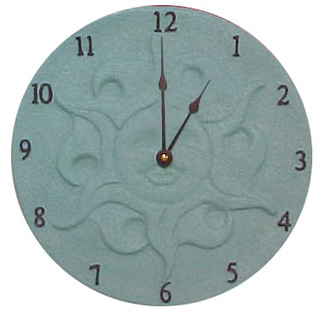
%> input picture clock001.jpg, 320 x 320 px
$ octave final2.m   (GNU Octave 9; MATLAB toolbox functions it lacks are replaced by stand-ins)
%> lines starting %> are read from the running program, lines starting %| are printed output that depends on the picture; in (x1, y1, x2, y2) boxes, pixels count from 0 and x2, y2 are one past the last pixel; in counts of white or black regions, pixels touching at a corner belong together; the program's own positions count from 1
### edgescenters.m
function [edges,center,maxxy,minxy] = edgescenters(I,debugShow)
    %converts image to gray
    I = rgb2gray(I);
    I = imadjust(I);

    %shows for testing
    if debugShow
        figure;
        subplot(2,3,1);
        imshow(I);
        title('Orignal Image');
    end

    %get edges using sobel
    ImB=medfilt2(I,[5 5]);
    edges = edge(ImB,'sobel');

    %show for testing
    if debugShow
        subplot(2,3,2);
        imshow(edges);
        title('Sobel Edges');
    end

    se = strel('disk',10);
    EnhancedEdges = imdilate(edges, se);
    EdgeClean = bwareaopen(EnhancedEdges,1e3);

    %show for testing
    if debugShow
        subplot(2,3,3);
        imshow(EdgeClean);
        title('strel(edges)');
    end

    %get boundaries to get estimated center
    [B,~,N] = bwboundaries(EdgeClean,8,'noholes');

    %show for testing
    if debugShow
        subplot(2,3,4);
        imshow(I); hold on;
        title('Image boundaries');
        for k=1:length(B),
           boundary = B{k};
           if(k > N)
             plot(boundary(:,2), boundary(:,1), 'g','LineWidth',2);
           else
             plot(boundary(:,2), boundary(:,1), 'r','LineWidth',2);
           end
        end
    end

    [~,maxcellind] = max(cellfun(@numel,B));
    maxxy = max(B{maxcellind},[],1);
    minxy = min(B{maxcellind},[],1);

    %center (y,x)
    center = (maxxy + minxy) / 2;
    temp = center(2);
    center(2) = center(1);
    center(1) = temp;

    if debugShow
        subplot(2,3,5);
        imshow(I); hold on;
        scatter(center(1),center(2));
        title('detected center');
    end
end

### findarrows.m
function [finallines,longest,newcenter] = findarrows(I,edges,center,maxxy,minxy,debugShow)
    %convert image to gray
    I = rgb2gray(I);
    I = imadjust(I);

    %get hough lines
    [H, theta, rho] = hough(edges);
    peaks = houghpeaks(H,70,'threshold',ceil(0.01*max(H(:))));
    lines = houghlines(edges, theta, rho, peaks,'FillGap',30,'MinLength',40);

    %show for testing
    if debugShow
        figure;
        subplot(1,3,1);
        imshow(I), hold on
        title('hough lines with center detected');
        scatter(center(1),center(2));
    end

    min_len = 0.1*min(maxxy - minxy);
    max_len = 0;
    newlines = struct('point1',{},'point2',{});
    i=1;
    newcenter = zeros(1,2);
    %get closer center
    for k = 1:length(lines)
        D1 = [lines(k).point1;center];
        D2 = [lines(k).point2;center];
        if xor(pdist(D1) <= min_len , pdist(D2) <= min_len)
            i = i+1;
            if(pdist(D1) <= min_len)
                newcenter = newcenter + lines(k).point1;
            else
                newcenter = newcenter + lines(k).point2;
            end
        end
        xy = [lines(k).point1; lines(k).point2];
        len = norm(lines(k).point1 - lines(k).point2);
        if ( len > max_len)
          max_len = len;
          longestxy = xy;
          longest = lines(k);
        end
        if debugShow
            plot(xy(:,1),xy(:,2),'LineWidth',2,'Color','green');
        end
    end

    %show for testing
    if debugShow
        %longest line
        plot(longestxy(:,1),longestxy(:,2),'LineWidth',2,'Color','red');
    end

    %new center
    newcenter = newcenter/(i-1);
    min_len = min_len/2;
    max_len = 0;
    i=1;

    %show for testing
    if debugShow
        subplot(1,3,2);
        imshow(I), hold on
        title('Hough Lines with closer center');
        scatter(newcenter(1),newcenter(2));
    end

    %lines close to the new center
    for k = 1:length(lines)
        D1 = [lines(k).point1;newcenter];
        D2 = [lines(k).point2;newcenter];
        if xor(pdist(D1) <= min_len , pdist(D2) <= min_len)
            newlines(i).point1 = lines(k).point1;
            newlines(i).point2 = lines(k).point2;
            if(pdist(D1) <= min_len)
                newlines(i).point1 = newlines(i).point2
                newlines(i).point2 = newcenter;
            else
                newlines(i).point2 = newcenter;
            end
            xy = [newlines(i).point1; newlines(i).point2];
            len = norm(newlines(i).point1 - newlines(i).point2);
            if ( len > max_len)
              max_len = len;
              longestxy = xy;
              longest = newlines(i);
            end
            if debugShow
                plot(xy(:,1),xy(:,2),'LineWidth',2,'Color','green');
            end
            i=i+1;
        end
    end

    %show for testing
    if debugShow
        %longest line
        plot(longestxy(:,1),longestxy(:,2),'LineWidth',2,'Color','red');
    end

    %get the final lines and combine close ones based on angle
    finallines = struct('point1',{},'point2',{});

    %show for testing
    if debugShow
        subplot(1,3,3);
        imshow(I), hold on
        title('final arrows with merging detected');
        scatter(newcenter(1),newcenter(2));
    end

    max_len = 0;
    i=1;
    for k = 1:length(newlines)
        maxline = newlines(k);
        for j = 1:length(newlines)
            v1 = newlines(k).point2 - newlines(k).point1;
            v2 = newlines(j).point2 - newlines(j).point1;
            v1 = [v1 0];
            v2 = [v2 0];
            angle = atan2d(norm(cross(v1,v2)),dot(v1,v2)) + 360*(norm(cross(v1,v2))<0);
            check = true;
            for x=1:length(finallines)
                if isequal(newlines(k),finallines(x)) || isequal(newlines(j),finallines(x))
                    check = false;
                end
            end
            if angle <= 15 && k ~= j
                if ~check
                    break
                end
                D1 = [maxline.point1;maxline.point2];
                D2 = [newlines(j).point1;newlines(j).point2];
                if pdist(D1) < pdist(D2)
                    maxline = newlines(j);
                end
            end
        end
        if check
            finallines(i) = maxline;

            xy = [finallines(i).point1; finallines(i).point2];
            len = norm(finallines(i).point1 - finallines(i).point2);
            if ( len > max_len)
                max_len = len;
                longestxy = xy;
                longest = finallines(i);
            end
            %show for testing
            if debugShow
                plot(xy(:,1),xy(:,2),'LineWidth',2,'Color','green');
            end
            i = i+1;
        end
    end
    if debugShow
        %longest line
        plot(longestxy(:,1),longestxy(:,2),'LineWidth',2,'Color','red');
    end
end

### final2.m
clc
clear

%read Images
imagepath = 'clock001.jpg';
% [4 lines of commented-out code are left out]
I = imread(imagepath);
%> I is the input picture: size 320x320x3 uint8; mean R, G, B 164.7, 180.5, 179.6

debugShow = true; % When debug is true you can observe lines edges on clok image that are detected.
              % When debug is false code only shows readed time in below as output.
[edges,center,maxxy,minxy] = edgescenters(I,debugShow); %My function to detect center of clock image.
%> in edgescenters, `I = imadjust(I);`:
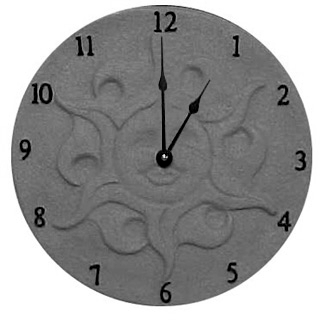
%> I: size 320x320 uint8; min 0, max 255, mean 151.4
%> in edgescenters, `edges = edge(ImB,'sobel');`:
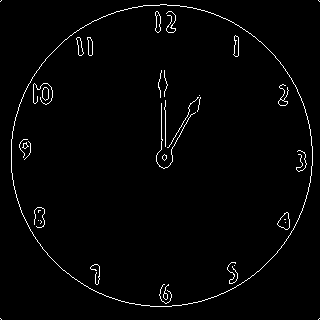
%> edges: size 320x320 logical; 1.9% white in thin lines or dots
%> in edgescenters, `EnhancedEdges = imdilate(edges, se);`:
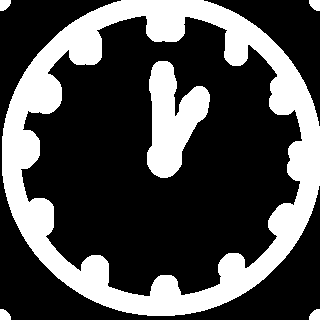
%> EnhancedEdges: size 320x320 logical; 30.2% white; 6 white regions, box (x1, y1, x2, y2) and area: (2, 0, 320, 316) 26234, (147, 61, 210, 178) 4278, (0, 0, 11, 11) 98, (309, 0, 320, 11) 98, (0, 309, 11, 320) 98, (309, 309, 320, 320) 98
%> in edgescenters, `EdgeClean = bwareaopen(EnhancedEdges,1e3);`:
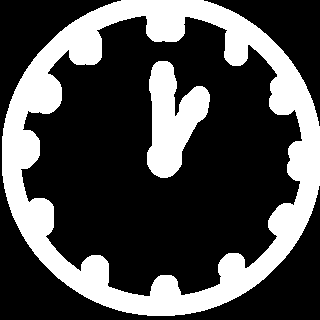
%> EdgeClean: size 320x320 logical; 29.8% white; 2 white regions, box (x1, y1, x2, y2) and area: (2, 0, 320, 316) 26234, (147, 61, 210, 178) 4278
%> in edgescenters, `[B,~,N] = bwboundaries(EdgeClean,8,'noholes');`: B = 2 boundaries; box (x1, y1, x2, y2) and points: (2, 0, 320, 316) 904, (147, 61, 210, 178) 328; N = 2
%> the loop in edgescenters, `for k=1:length(B),` made 2 passes
%> in edgescenters, `[~,maxcellind] = max(cellfun(@numel,B));`: maxcellind = 1
%> in edgescenters, `maxxy = max(B{maxcellind},[],1);`: maxxy = [316 320]
%> in edgescenters, `minxy = min(B{maxcellind},[],1);`: minxy = [1 3]
%> in edgescenters, `center = (maxxy + minxy) / 2;`: center = [158.5 161.5]
%> in edgescenters, `temp = center(2);`: temp = 161.5
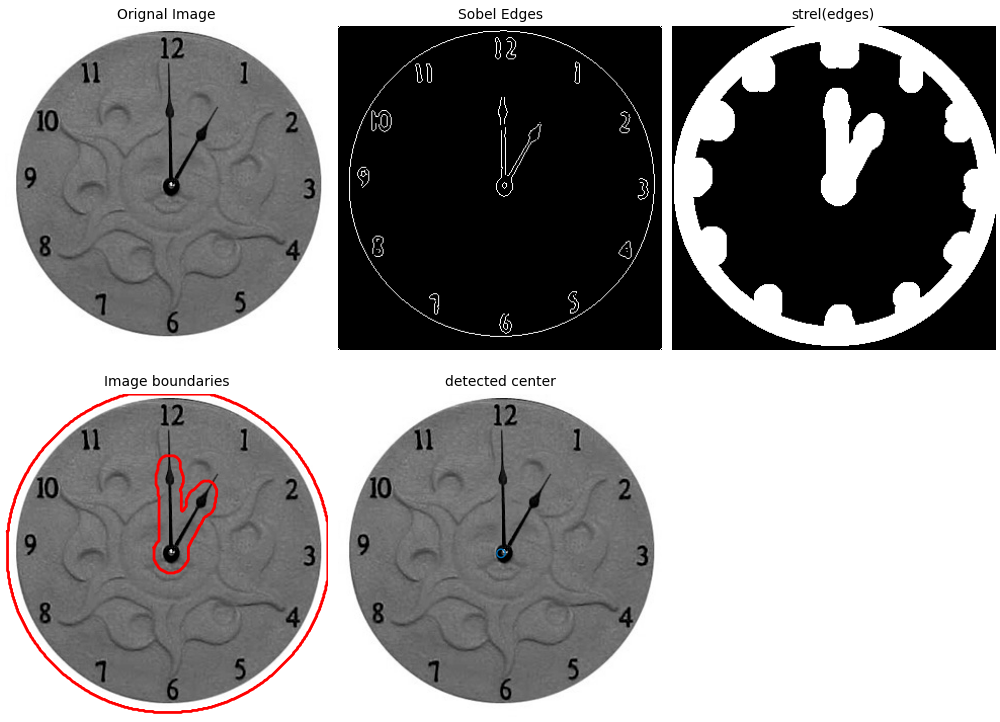
%> figure redrawn from the program's plot data, 5 panels
%> center = [161.5 158.5]; maxxy = [316 320]; minxy = [1 3]

[arrowslines,longest,center] = findarrows(I,edges,center,maxxy,minxy,debugShow); %My function to detect lines and edges on clock image.
%> in findarrows, `[H, theta, rho] = hough(edges);`:
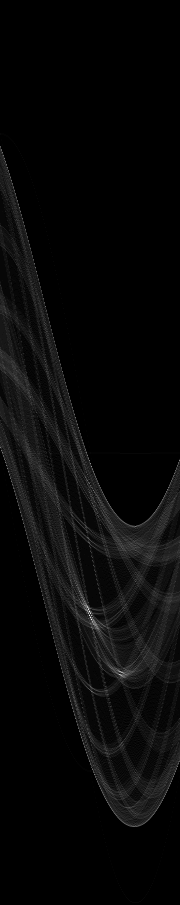
%> H: size 905x180 double; min 0, max 64, mean 2.2; drawn with min black and max white
%> in findarrows, `[H, theta, rho] = hough(edges);`: theta = 180 values from -90 to 89; rho = 905 values from -452 to 452
%> in findarrows, `peaks = houghpeaks(H,70,'threshold',ceil(0.01*max(H(:))));`: peaks = 70 rows, first 12: [612 90; 675 120; 622 93; 673 123; 467 92; 626 96; 606 85; 461 180; 469 8; 592 80; 775 95; 527 136]
%> in findarrows, `lines = houghlines(edges, theta, rho, peaks,'FillGap',30,'MinLength',4..`: lines = 13 lines; longest, point1 to point2 (x, y): (161, 74) to (163, 168), (162, 168) to (201, 99), (159, 83) to (173, 160), (158, 163) to (200, 104), (169, 167) to (193, 103), (159, 83) to (174, 147)
%> in findarrows, `min_len = 0.1*min(maxxy - minxy);`: min_len = 31.5
%> the loop in findarrows, `for k = 1:length(lines)` made 13 passes
%> (D1, D2, newcenter, xy, len) on passes 2, 3, 5, 8, 11, 12: ([162 168; 161.5 158.5], [201 99; 161.5 158.5], [325 336], [162 168; 201 99], 79.26), ([158 164; 161.5 158.5], [189 115; 161.5 158.5], [483 500], [158 164; 189 115], 57.98), ([159 83; 161.5 158.5], [173 160; 161.5 158.5], [656 660], [159 83; 173 160], 78.26), ([158 163; 161.5 158.5], [200 104; 161.5 158.5], [814 823], [158 163; 200 104], 72.42), ([159 83; 161.5 158.5], [174 147; 161.5 158.5], [988 970], [159 83; 174 147], 65.73), ([169 167; 161.5 158.5], [193 103; 161.5 158.5], [1157 1137], [169 167; 193 103], 68.35)
%> (D1, D2, len, max_len, longest) on pass 1: ([161 74; 161.5 158.5], [163 168; 161.5 158.5], 94.02, 94.02, 1 line; point1 to point2 (x, y): (161, 74) to (163, 168))
%> in findarrows, `newcenter = newcenter/(i-1);`: newcenter = [165.3 162.4]
%> in findarrows, `min_len = min_len/2;`: min_len = 15.75
%> the loop in findarrows, `for k = 1:length(lines)` made 13 passes
%> (D2, len, max_len, longestxy, longest) on pass 1: ([163 168; 165.3 162.4], 88.53, 88.53, [161 74; 165.3 162.4], 1 line; point1 to point2 (x, y): (161, 74) to (165, 162))
%> (D1, xy, len) on passes 2, 3, 8, 12: ([162 168; 165.3 162.4], [201 99; 165.3 162.4], 72.79), ([158 164; 165.3 162.4], [189 115; 165.3 162.4], 53.03), ([158 163; 165.3 162.4], [200 104; 165.3 162.4], 67.96), ([169 167; 165.3 162.4], [193 103; 165.3 162.4], 65.57)
%> after the loop in findarrows, `for k = 1:length(lines)`: newlines = 6 lines; point1 to point2 (x, y): (161, 74) to (165, 162), (159, 83) to (165, 162), (201, 99) to (165, 162), (200, 104) to (165, 162), (193, 103) to (165, 162), (189, 115) to (165, 162)
%> the loop in findarrows, `for k = 1:length(newlines)` made 6 passes
%> (len, max_len, longestxy, longest, i) on pass 1: (88.53, 88.53, [161 74; 165.3 162.4], 1 line; point1 to point2 (x, y): (161, 74) to (165, 162), 2)
%> (xy, len, i) on pass 2: ([201 99; 165.3 162.4], 72.79, 3)
%> after the loop in findarrows, `for k = 1:length(newlines)`: D1 = [201 99; 165.3 162.4]; D2 = [193 103; 165.3 162.4]; finallines = 2 lines; point1 to point2 (x, y): (161, 74) to (165, 162), (201, 99) to (165, 162)
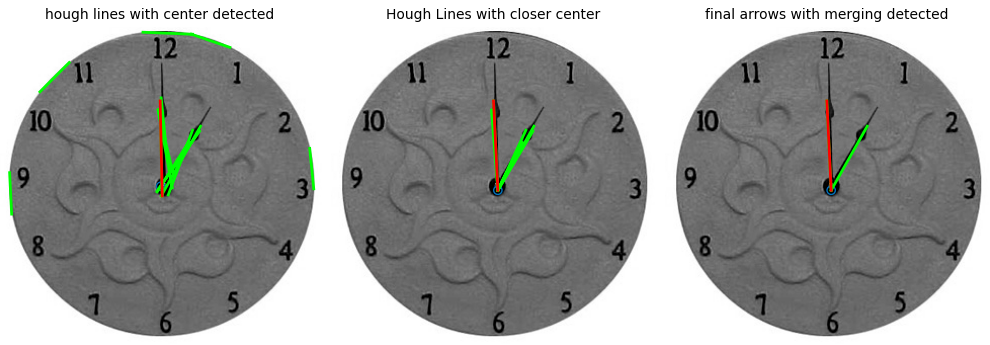
%> figure redrawn from the program's plot data, 3 panels
%> arrowslines has the same summary as finallines in findarrows; longest = 1 line; point1 to point2 (x, y): (161, 74) to (165, 162); center = [165.3 162.4]
                                                                              %and longest lines
if isempty(arrowslines)    %If it can not detect line determines new center.
    info = imfinfo(imagepath);
    center(1) = info.Width/2; %I used information of photo to calculate center point
    center(2) = info.Height/2;
    maxxy = [info.Width info.Height];
    minxy = [0 0];
    [arrowslines,longest,center] = findarrows(I,edges,center,maxxy,minxy,debugShow);
end
finallines = struct('point1',{},'point2',{});  %Saves lines in struct
if length(arrowslines) == 1
    newlongest = arrowslines(1);
    finallines(1) = arrowslines(1);
    finallines(2) = arrowslines(1);
end
max_leng = 0;
j=1;
if length(arrowslines) == 3
    for i = 1 : length(arrowslines)
        if ~isequal(arrowslines(i),longest)
            finallines(j) = arrowslines(i);
            leng = norm(finallines(j).point1 - finallines(j).point2);
            if ( leng > max_leng)
              max_leng = leng;
              newlongest = arrowslines(i);
            end
            j = j+1;
        end
    end
elseif length(arrowslines) == 2
    finallines = arrowslines;
    newlongest = longest;
%> newlongest has the same summary as longest
end
if isequal(finallines(1),newlongest)
    vminute = finallines(1).point2 - finallines(1).point1; %finding hour hand minute hand
%> vminute = [4.29 88.43]
    vhour = finallines(2).point2 - finallines(2).point1;
%> vhour = [-35.71 63.43]
else
    vhour = finallines(1).point2 - finallines(1).point1;
    vminute = finallines(2).point2 - finallines(2).point1;
end
vminute = [vminute 0];
%> vminute = [4.29 88.43 0]
vhour = [vhour 0];
%> vhour = [-35.71 63.43 0]
v2 = [0 1 0];
angle1 =  atan2d(norm(cross(vminute,v2)),dot(vminute,v2)) + 360*(norm(cross(vminute,v2))<0); %Finding angles using tangent values.
%> angle1 = 2.77
angle2 =  atan2d(norm(cross(vhour,v2)),dot(vhour,v2)) + 360*(norm(cross(vhour,v2))<0);
%> angle2 = 29.38

if vminute(1) > 0
    angle1 = 360 - angle1; %Since clock is a circular thing it has 360 degree.Finding final angles in degree unit
%> angle1 = 357.2
end

if vhour(1) > 0
    angle2 = 360 -angle2;
end

minute = (angle1/6) + 60*(angle1/6 < 0);
%> minute = 59.54
hour = floor(angle2/30) + 12*(floor(angle2/30) <= 0);  %round lower values.
%> hour = 12
if minute >=59 && minute <= 59.54
    hour = hour-1;
%> hour = 11
end

disp(['The Clock is probably ',num2str(hour),':',num2str(minute)])
%| The Clock is probably 11:59.5376

$ run again, with clock003.jpg copied over clock001.jpg
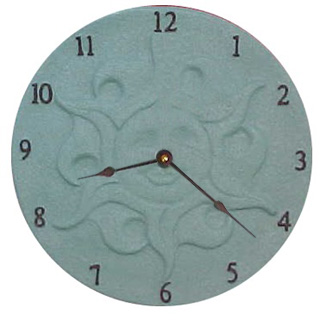
%> input picture clock003.jpg, 320 x 320 px
%> I is the input picture: size 320x320x3 uint8; mean R, G, B 164.8, 180.6, 179.7
%> in edgescenters, `edges = edge(ImB,'sobel');`:
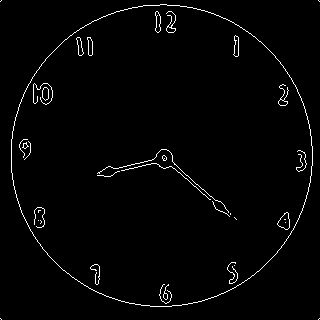
%> edges: size 320x320 logical; 1.9% white in thin lines or dots
%> EnhancedEdges: size 320x320 logical; 30.4% white; 6 white regions, box (x1, y1, x2, y2) and area: (2, 0, 320, 316) 26234, (88, 140, 246, 229) 4468, (0, 0, 11, 11) 98, (309, 0, 320, 11) 98, (0, 309, 11, 320) 98, (309, 309, 320, 320) 98
%> EdgeClean: size 320x320 logical; 30% white; 2 white regions, box (x1, y1, x2, y2) and area: (2, 0, 320, 316) 26234, (88, 140, 246, 229) 4468
%> B = 2 boundaries; box (x1, y1, x2, y2) and points: (2, 0, 320, 316) 904, (88, 140, 246, 229) 346; N = 2
%> the loop in edgescenters, `for k=1:length(B),` made 2 passes
%> maxcellind = 1
%> in edgescenters, `maxxy = max(B{maxcellind},[],1);`: maxxy = [316 320]
%> in edgescenters, `minxy = min(B{maxcellind},[],1);`: minxy = [1 3]
%> in edgescenters, `center = (maxxy + minxy) / 2;`: center = [158.5 161.5]
%> temp = 161.5
%> `[edges,center,maxxy,minxy] = edgescenters(I,debugShow);`: center = [161.5 158.5]; maxxy = [316 320]; minxy = [1 3]
%> theta = 180 values from -90 to 89; rho = 905 values from -452 to 452
%> peaks = 70 rows, first 12: [448 43; 646 168; 467 92; 461 46; 461 180; 469 8; 393 32; 419 37; 436 41; 775 95; 527 136; 456 88]
%> lines = 17 lines; longest, point1 to point2 (x, y): (165, 156) to (237, 220), (162, 150) to (226, 214), (157, 156) to (225, 206), (163, 150) to (219, 211), (173, 159) to (103, 176), (107, 168) to (179, 168)
%> in findarrows, `min_len = 0.1*min(maxxy - minxy);`: min_len = 31.5
%> the loop in findarrows, `for k = 1:length(lines)` made 17 passes
%> (D1, D2, newcenter, xy, len) on passes 2, 3, 4, 5, 9: ([173 159; 161.5 158.5], [103 176; 161.5 158.5], [338 315], [173 159; 103 176], 72.03), ([162 150; 161.5 158.5], [226 214; 161.5 158.5], [500 465], [162 150; 226 214], 90.51), ([157 156; 161.5 158.5], [225 206; 161.5 158.5], [657 621], [157 156; 225 206], 84.4), ([163 159; 161.5 158.5], [211 200; 161.5 158.5], [820 780], [163 159; 211 200], 63.13), ([168 151; 161.5 158.5], [110 177; 161.5 158.5], [988 931], [168 151; 110 177], 63.56)
%> in findarrows, `newcenter = newcenter/(i-1);`: newcenter = [166.9 157.1]
%> in findarrows, `min_len = min_len/2;`: min_len = 15.75
%> the loop in findarrows, `for k = 1:length(lines)` made 17 passes
%> (D1, len, max_len, longestxy, longest) on pass 1: ([165 156; 166.9 157.1], 94.18, 94.18, [237 220; 166.9 157.1], 1 line; point1 to point2 (x, y): (237, 220) to (166, 157))
%> after the loop in findarrows, `for k = 1:length(lines)`: newlines = 11 lines; longest, point1 to point2 (x, y): (237, 220) to (166, 157), (226, 214) to (166, 157), (225, 206) to (166, 157), (219, 211) to (166, 157), (103, 176) to (166, 157), (105, 170) to (166, 157)
%> the loop in findarrows, `for k = 1:length(newlines)` made 11 passes
%> (len, max_len, longestxy, longest, i) on pass 1: (94.18, 94.18, [237 220; 166.9 157.1], 1 line; point1 to point2 (x, y): (237, 220) to (166, 157), 2)
%> after the loop in findarrows, `for k = 1:length(newlines)`: D1 = [103 176; 166.9 157.1]; finallines = 2 lines; point1 to point2 (x, y): (237, 220) to (166, 157), (103, 176) to (166, 157)
%> `[arrowslines,longest,center] = findarrows(I,edges,center,maxxy,minxy,d..`:
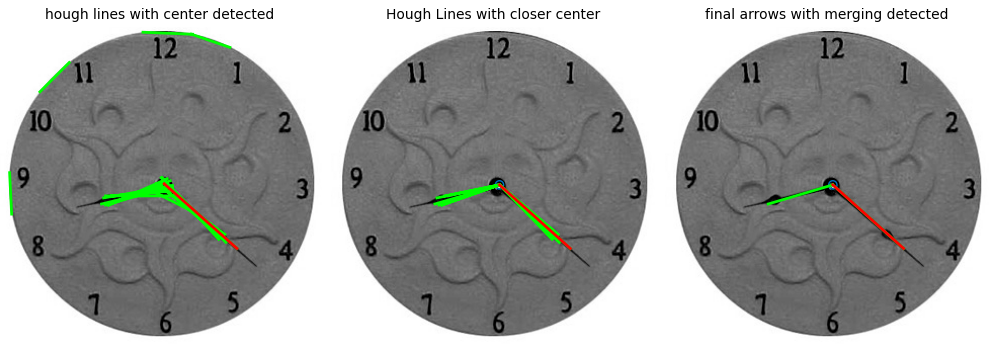
%> figure redrawn from the program's plot data, 3 panels
%> `[arrowslines,longest,center] = findarrows(I,edges,center,maxxy,minxy,d..`: arrowslines has the same summary as finallines in findarrows; longest = 1 line; point1 to point2 (x, y): (237, 220) to (166, 157); center = [166.9 157.1]
%> newlongest has the same summary as longest
%> `vminute = finallines(1).point2 - finallines(1).point1;`: vminute = [-70.08 -62.92]
%> `vhour = finallines(2).point2 - finallines(2).point1;`: vhour = [63.92 -18.92]
%> `vminute = [vminute 0];`: vminute = [-70.08 -62.92 0]
%> `vhour = [vhour 0];`: vhour = [63.92 -18.92 0]
%> angle1 = 131.9
%> `angle2 =  atan2d(norm(cross(vhour,v2)),dot(vhour,v2)) + 360*(norm(cros..`: angle2 = 106.5
%> `angle2 = 360 -angle2;`: angle2 = 253.5
%> minute = 21.99
%> hour = 8
%| The Clock is probably 8:21.9869
